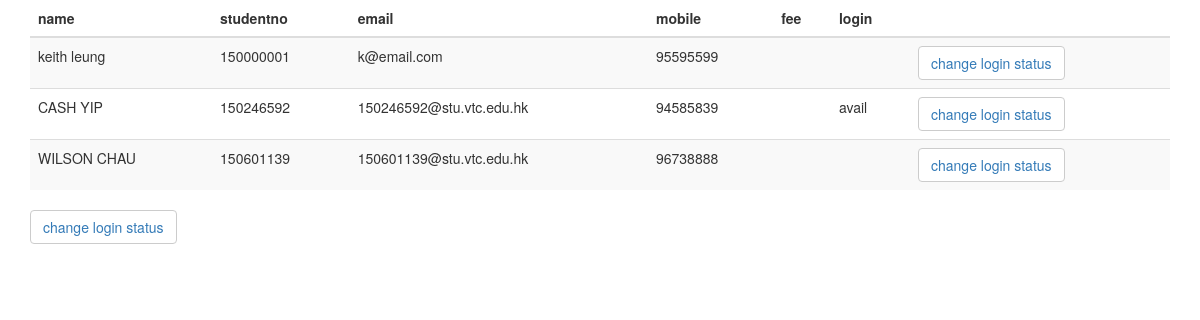
/studentlogin.php, run on the app's committed database.
### tables this page shows
CREATE TABLE IF NOT EXISTS `student` (
  `studentno` char(9) NOT NULL,
  `name` varchar(30) NOT NULL,
  `password` varchar(12) NOT NULL,
  `email` varchar(30) DEFAULT NULL,
  `mobile` char(8) DEFAULT NULL,
  `fee` varchar(6) DEFAULT NULL,
  `login` varchar(5) DEFAULT NULL,
  PRIMARY KEY (`studentno`)
);

### studentlogin.php (the view, shortened to what this page needs)
<!DOCTYPE html>
<html>
    <head>
  <link rel="stylesheet" href="http://maxcdn.bootstrapcdn.com/bootstrap/3.3.6/css/bootstrap.min.css">
    </head>
    <body>
        <div class="container">
        <?php include_once 'db.php' ?>
            <?php
            $query = "SELECT * from student";
            $result = mysqli_query($conn, $query);
            $numOfRecord = mysqli_num_rows($result);
            ?>
            <?php
            echo  "<table class=\"table table-striped\">";
            echo"<thead>";
            echo "<tr>";
            echo   " <th> name </th>";
             echo   "<th> studentno </th>";
             echo   "<th> email </th>";
             echo  "<th>  mobile </th>";
             echo   "<th> fee</th>";
             echo   "<th> login</th>";
             echo"<th></th>";
              echo"</thead>";
            if ($numOfRecord <= 0) {
                echo "<tr><td>NO customers found</td> </tr>";
            } else {
                while ($row = mysqli_fetch_array($result)) {
                        echo "<tr><td> " . $row["name"] . "</td>" . "<td>" . $row["studentno"] . "</td>" .
                        "<td>" . $row["email"] . "</td>" . "<td>" . $row["mobile"] . "</td>" . "<td>" . $row["fee"] . "</td>".
                                "<td>".$row["login"]."</td>".
                            "<td><a href=\"studentStatus.php?studentno='".$row["studentno"]."'\"><button type=\"button\" class=\"btn btn-default\">change login status</a></td>"."</tr>";
                }
                       echo " </table>";
            }
                       echo"<a href=\"studentStatus.php\"><button type=\"button\" class=\"btn btn-default\">change login status</a>";
            ?>
       </div>
    </body>
</html>

### data on the page
student: name "keith leung", studentno "150000001", email "k@email.com", mobile "95595599"
student: name "CASH YIP", studentno "150246592", email "150246592@stu.vtc.edu.hk", mobile "94585839", login "avail"
student: name "WILSON CHAU", studentno "150601139", email "150601139@stu.vtc.edu.hk", mobile "96738888"
